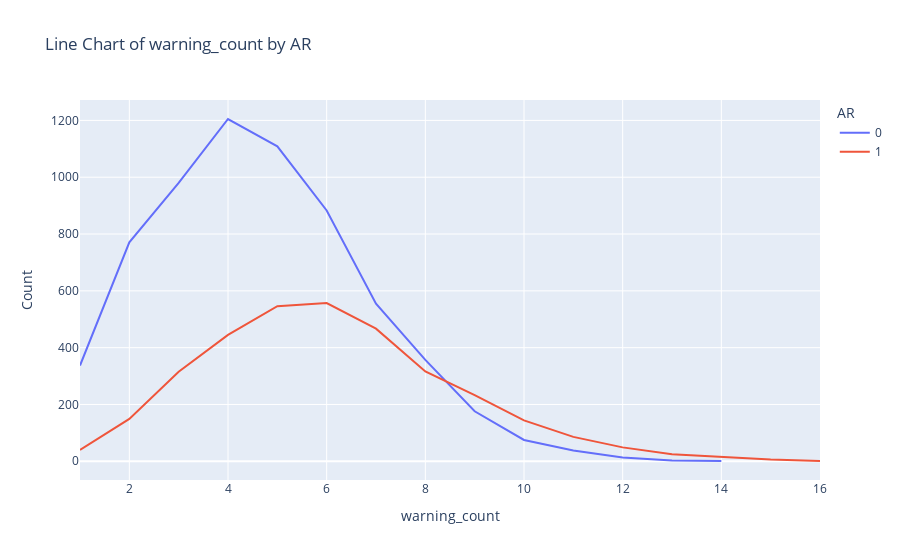

Notebook source saved alongside this figure:
### Markdown cell above
## Numerical Features

### Code cell
create_line_chart(data,"warning_count","AR")

### Figure 1 — Plotly figure (JSON) as saved in the notebook; plotly's stock layout.template omitted (floating-point values rounded to 4 significant figures)
{"data": [{"hovertemplate": "AR=0<br>warning_count=%{x}<br>Count=%{y}<extra></extra>", "legendgroup": "0", "line": {"color": "#636efa", "dash": "solid"}, "marker": {"symbol": "circle"}, "mode": "lines", "name": "0", "orientation": "v", "showlegend": true, "type": "scatter", "x": [1, 2, 3, 4, 5, 6, 7, 8, 9, 10, 11, 12, 13, 14], "xaxis": "x", "y": [337, 771, 980, 1205, 1109, 883, 555, 357, 176, 75, 38, 13, 3, 1], "yaxis": "y"}, {"hovertemplate": "AR=1<br>warning_count=%{x}<br>Count=%{y}<extra></extra>", "legendgroup": "1", "line": {"color": "#EF553B", "dash": "solid"}, "marker": {"symbol": "circle"}, "mode": "lines", "name": "1", "orientation": "v", "showlegend": true, "type": "scatter", "x": [1, 2, 3, 4, 5, 6, 7, 8, 9, 10, 11, 12, 13, 14, 15, 16], "xaxis": "x", "y": [40, 149, 315, 445, 546, 557, 467, 316, 233, 144, 86, 49, 25, 16, 6, 1], "yaxis": "y"}], "layout": {"legend": {"title": {"text": "AR"}, "tracegroupgap": 0}, "title": {"text": "Line Chart of warning_count by AR"}, "xaxis": {"anchor": "y", "domain": [0, 1], "title": {"text": "warning_count"}}, "yaxis": {"anchor": "x", "domain": [0, 1], "title": {"text": "Count"}}}}
